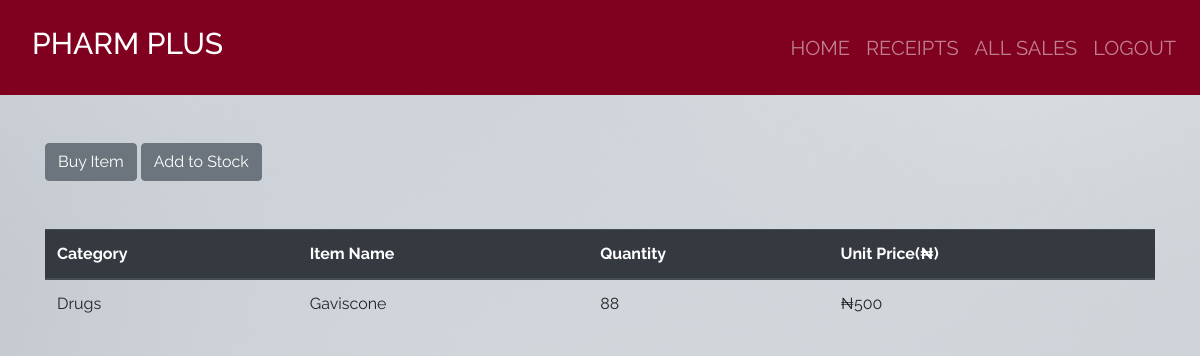
/home/5/ (signed in), run on the app's committed database.
### product_app/models.py (models this page shows, shortened)
class Product(models.Model):
    category_name = models.ForeignKey(Category, on_delete = models.CASCADE,null = True, blank = True )
    item_name = models.CharField(max_length = 50, null = True, blank = True)
    total_quantity = models.IntegerField(default = 0, null = True, blank = True)
    issued_quantity = models.IntegerField(default = 0, null = True, blank = True)
    received_quantity = models.IntegerField(default = 0, null = True, blank = True)
    unit_price = models.IntegerField(default = 0, null = True, blank = True)

class Category(models.Model):
    name = models.CharField(max_length = 50, null = True, blank = True)
    def __str__(self):
        return self.name

### product_app/views.py (the view)
# urls.py: path('home/<int:product_id>/', views.product_detail, name='product_detail'),
@login_required
def product_detail(request, product_id):
    product = Product.objects.get(id = product_id)
    return render(request, 'products/product_detail.html', {'product': product})

### templates/products/product_detail.html
{% extends 'products/base.html'%} {% block content%}
<br></br>
<div class = "container">
    <a href="{% url 'issue_item' product.id %}" ><input type="submit" value="Buy Item" class="btn btn-secondary" btn type="button"/></a>
    <a href="{% url 'add_to_stock' product.id %}" ><input type= "submit" value="Add to Stock" class="btn btn-secondary btn" type="button"/></a>
</div>
<br></br>
<div class = "container">
  <table class="table">
    <thead class="thead-dark">
      <tr>
        <th scope="col">Category</th>
        <th scope="col">Item Name</th>
        <th scope="col">Quantity</th>
        <th scope="col">Unit Price(₦)</th>
      </tr>
    </thead>
    <tbody>
      <tr>
        <td>{{product.category_name}}</td>
        <td>{{product.item_name}}</td>
        <td>{{product.total_quantity}}</td>
        <td>₦{{product.unit_price}}</td>
      </tr>
    </tbody>
  </table>
</div>
{% endblock%}

### product_app/static/css/main.css (style rules this page uses)
html,body { position: relative; overflow-x: hidden; background: url('/static/images/img6.jpg'); width: 100% !important; height: 100vh; display: table; position: relative; background-position: center; background-attachment: scroll; -o-background-size: cover; -moz-background-size: cover; -webkit-background-size: cover; background-size: cover; background-repeat: no-repeat; }
body { background-color: hsl(0, 0%, 98%); font-family: 'raleway'; }

### data on the page
Product: category_name "Drugs", item_name "Gaviscone", total_quantity "88", unit_price "500"
